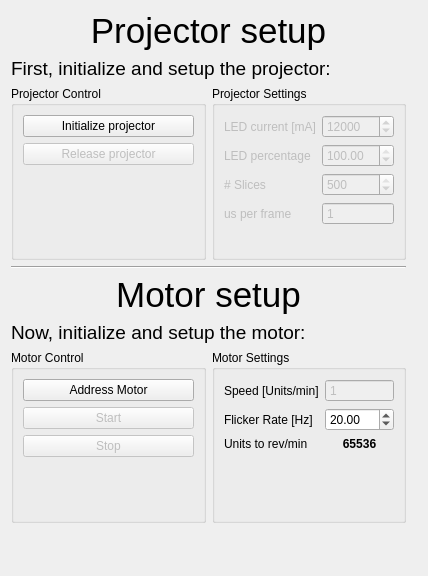
<?xml version="1.0" encoding="UTF-8"?>
<ui version="4.0">
 <class>ProjectorWidgetPage</class>
 <widget class="QWidget" name="ProjectorWidgetPage">
  <property name="geometry">
   <rect>
    <x>0</x>
    <y>0</y>
    <width>428</width>
    <height>576</height>
   </rect>
  </property>
  <property name="sizePolicy">
   <sizepolicy hsizetype="Minimum" vsizetype="Minimum">
    <horstretch>0</horstretch>
    <verstretch>0</verstretch>
   </sizepolicy>
  </property>
  <property name="minimumSize">
   <size>
    <width>428</width>
    <height>576</height>
   </size>
  </property>
  <property name="windowTitle">
   <string>Form</string>
  </property>
  <widget class="QWidget" name="layoutWidget">
   <property name="geometry">
    <rect>
     <x>11</x>
     <y>11</y>
     <width>395</width>
     <height>512</height>
    </rect>
   </property>
   <layout class="QVBoxLayout" name="verticalLayout">
    <item>
     <widget class="QLabel" name="projectorTitleLabel">
      <property name="font">
       <font>
        <pointsize>26</pointsize>
       </font>
      </property>
      <property name="layoutDirection">
       <enum>Qt::LeftToRight</enum>
      </property>
      <property name="midLineWidth">
       <number>0</number>
      </property>
      <property name="text">
       <string>Projector setup</string>
      </property>
      <property name="textFormat">
       <enum>Qt::AutoText</enum>
      </property>
      <property name="alignment">
       <set>Qt::AlignCenter</set>
      </property>
     </widget>
    </item>
    <item>
     <widget class="QLabel" name="projectInstructionsLabel">
      <property name="font">
       <font>
        <pointsize>14</pointsize>
       </font>
      </property>
      <property name="text">
       <string>First, initialize and setup the projector:</string>
      </property>
     </widget>
    </item>
    <item>
     <layout class="QHBoxLayout" name="horizontalLayout_6">
      <item>
       <widget class="QGroupBox" name="projectorControlGroupbox">
        <property name="title">
         <string>Projector Control</string>
        </property>
        <layout class="QVBoxLayout" name="verticalLayout_4">
         <item>
          <widget class="QPushButton" name="pushButtonProjectorInitialize">
           <property name="text">
            <string>Initialize projector</string>
           </property>
          </widget>
         </item>
         <item>
          <widget class="QPushButton" name="pushButtonProjectorRelease">
           <property name="enabled">
            <bool>false</bool>
           </property>
           <property name="text">
            <string>Release projector</string>
           </property>
          </widget>
         </item>
         <item>
          <spacer name="verticalSpacer_4">
           <property name="orientation">
            <enum>Qt::Vertical</enum>
           </property>
           <property name="sizeHint" stdset="0">
            <size>
             <width>20</width>
             <height>40</height>
            </size>
           </property>
          </spacer>
         </item>
        </layout>
       </widget>
      </item>
      <item>
       <widget class="QGroupBox" name="projectorSettingsGroupbox">
        <property name="toolTip">
         <string/>
        </property>
        <property name="title">
         <string>Projector Settings</string>
        </property>
        <layout class="QFormLayout" name="formLayout_4">
         <item row="0" column="0">
          <widget class="QLabel" name="labelLEDCurrent">
           <property name="enabled">
            <bool>false</bool>
           </property>
           <property name="text">
            <string>LED current [mA]</string>
           </property>
          </widget>
         </item>
         <item row="0" column="1">
          <widget class="QSpinBox" name="spinBoxProjectorLEDcurrent">
           <property name="enabled">
            <bool>false</bool>
           </property>
           <property name="maximum">
            <number>15000</number>
           </property>
           <property name="singleStep">
            <number>100</number>
           </property>
           <property name="value">
            <number>12000</number>
           </property>
          </widget>
         </item>
         <item row="1" column="0">
          <widget class="QLabel" name="labelLEDpercentage">
           <property name="enabled">
            <bool>false</bool>
           </property>
           <property name="text">
            <string>LED percentage</string>
           </property>
          </widget>
         </item>
         <item row="1" column="1">
          <widget class="QDoubleSpinBox" name="doubleSpinBoxProjectorLEDpercentage">
           <property name="enabled">
            <bool>false</bool>
           </property>
           <property name="maximum">
            <double>100.000000000000000</double>
           </property>
           <property name="singleStep">
            <double>5.000000000000000</double>
           </property>
           <property name="value">
            <double>100.000000000000000</double>
           </property>
          </widget>
         </item>
         <item row="2" column="0">
          <widget class="QLabel" name="labelNumSlicesProjector">
           <property name="enabled">
            <bool>false</bool>
           </property>
           <property name="text">
            <string># Slices</string>
           </property>
          </widget>
         </item>
         <item row="2" column="1">
          <widget class="QSpinBox" name="spinBoxProjectorNSlices">
           <property name="enabled">
            <bool>false</bool>
           </property>
           <property name="minimum">
            <number>1</number>
           </property>
           <property name="maximum">
            <number>500</number>
           </property>
           <property name="value">
            <number>500</number>
           </property>
          </widget>
         </item>
         <item row="3" column="0">
          <widget class="QLabel" name="labelProjectorMicrosecPerFrame">
           <property name="enabled">
            <bool>false</bool>
           </property>
           <property name="text">
            <string>us per frame</string>
           </property>
          </widget>
         </item>
         <item row="3" column="1">
          <widget class="QSpinBox" name="spinBoxProjectorMicrosecondsPerFrame">
           <property name="enabled">
            <bool>false</bool>
           </property>
           <property name="frame">
            <bool>true</bool>
           </property>
           <property name="readOnly">
            <bool>true</bool>
           </property>
           <property name="buttonSymbols">
            <enum>QAbstractSpinBox::NoButtons</enum>
           </property>
           <property name="keyboardTracking">
            <bool>false</bool>
           </property>
           <property name="showGroupSeparator" stdset="0">
            <bool>false</bool>
           </property>
           <property name="minimum">
            <number>1</number>
           </property>
           <property name="maximum">
            <number>100000</number>
           </property>
          </widget>
         </item>
        </layout>
       </widget>
      </item>
     </layout>
    </item>
    <item>
     <widget class="Line" name="line">
      <property name="orientation">
       <enum>Qt::Horizontal</enum>
      </property>
     </widget>
    </item>
    <item>
     <widget class="QLabel" name="labelSMITitle">
      <property name="font">
       <font>
        <pointsize>26</pointsize>
       </font>
      </property>
      <property name="layoutDirection">
       <enum>Qt::LeftToRight</enum>
      </property>
      <property name="midLineWidth">
       <number>0</number>
      </property>
      <property name="text">
       <string>Motor setup</string>
      </property>
      <property name="textFormat">
       <enum>Qt::AutoText</enum>
      </property>
      <property name="alignment">
       <set>Qt::AlignCenter</set>
      </property>
     </widget>
    </item>
    <item>
     <widget class="QLabel" name="labelSMIInstructions">
      <property name="font">
       <font>
        <pointsize>14</pointsize>
       </font>
      </property>
      <property name="text">
       <string>Now, initialize and setup the motor:</string>
      </property>
     </widget>
    </item>
    <item>
     <layout class="QHBoxLayout" name="horizontalLayout_4">
      <item>
       <widget class="QGroupBox" name="SMIControlGroupBox">
        <property name="title">
         <string>Motor Control</string>
        </property>
        <layout class="QVBoxLayout" name="verticalLayout_3">
         <item>
          <widget class="QPushButton" name="pushButtonMotorInitialize">
           <property name="text">
            <string>Address Motor</string>
           </property>
          </widget>
         </item>
         <item>
          <widget class="QPushButton" name="pushButtonMotorStart">
           <property name="enabled">
            <bool>false</bool>
           </property>
           <property name="text">
            <string>Start</string>
           </property>
          </widget>
         </item>
         <item>
          <widget class="QPushButton" name="pushButtonMotorStop">
           <property name="enabled">
            <bool>false</bool>
           </property>
           <property name="text">
            <string>Stop</string>
           </property>
          </widget>
         </item>
         <item>
          <spacer name="verticalSpacer_3">
           <property name="orientation">
            <enum>Qt::Vertical</enum>
           </property>
           <property name="sizeHint" stdset="0">
            <size>
             <width>20</width>
             <height>40</height>
            </size>
           </property>
          </spacer>
         </item>
        </layout>
       </widget>
      </item>
      <item>
       <widget class="QGroupBox" name="motorSettingsGroupBox">
        <property name="title">
         <string>Motor Settings</string>
        </property>
        <layout class="QFormLayout" name="formLayout_3">
         <item row="0" column="0">
          <widget class="QLabel" name="labelMotorSpeed">
           <property name="text">
            <string>Speed [Units/min]</string>
           </property>
          </widget>
         </item>
         <item row="0" column="1">
          <widget class="QSpinBox" name="spinBoxMotorSpeed">
           <property name="enabled">
            <bool>false</bool>
           </property>
           <property name="readOnly">
            <bool>true</bool>
           </property>
           <property name="buttonSymbols">
            <enum>QAbstractSpinBox::NoButtons</enum>
           </property>
           <property name="minimum">
            <number>1</number>
           </property>
           <property name="maximum">
            <number>2000000</number>
           </property>
           <property name="value">
            <number>1</number>
           </property>
          </widget>
         </item>
         <item row="1" column="0">
          <widget class="QLabel" name="labelFlickerRate">
           <property name="text">
            <string>Flicker Rate [Hz]</string>
           </property>
          </widget>
         </item>
         <item row="1" column="1">
          <widget class="QDoubleSpinBox" name="doubleSpinBoxMotorFlickerRate">
           <property name="enabled">
            <bool>true</bool>
           </property>
           <property name="minimum">
            <double>1.000000000000000</double>
           </property>
           <property name="maximum">
            <double>50.000000000000000</double>
           </property>
           <property name="singleStep">
            <double>0.010000000000000</double>
           </property>
           <property name="value">
            <double>20.000000000000000</double>
           </property>
          </widget>
         </item>
         <item row="2" column="0">
          <widget class="QLabel" name="labelUnitsToRevMin">
           <property name="text">
            <string>Units to rev/min</string>
           </property>
          </widget>
         </item>
         <item row="2" column="1">
          <widget class="QLabel" name="labelMotorDefaultUnitsToRevMin">
           <property name="font">
            <font>
             <weight>75</weight>
             <bold>true</bold>
            </font>
           </property>
           <property name="text">
            <string>65536</string>
           </property>
           <property name="alignment">
            <set>Qt::AlignCenter</set>
           </property>
          </widget>
         </item>
        </layout>
       </widget>
      </item>
     </layout>
    </item>
   </layout>
  </widget>
 </widget>
 <resources/>
 <connections/>
</ui>
